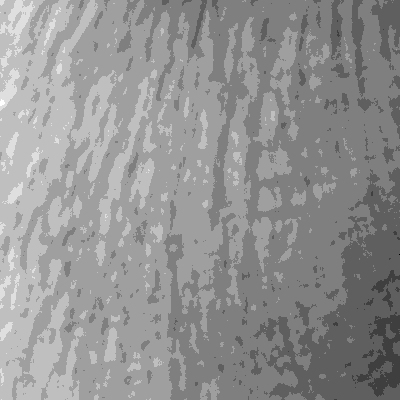
#> input picture Image_0_01.tif, 400 x 400 px
$ python main.py
#> lines starting #> are read from the running program, lines starting #| are printed output that depends on the picture
from datetime import time

import matplotlib.pyplot as plt
import numpy as np


def myimshow(I, **kwargs):
    plt.figure();
    plt.axis('off')
    plt.imshow(I, cmap=plt.gray(), **kwargs)


def genSinusoid(sz, A, omega, rho):

    radius = (int(sz[0]/2.0), int(sz[1]/2.0))
    [x, y] = np.meshgrid(range(-radius[0], radius[0]+1), range(-radius[1], radius[1]+1))

    stimuli = A * np.cos(omega[0] * x  + omega[1] * y + rho)
    return stimuli

theta = np.pi/4
omega = [np.cos(theta), np.sin(theta)]
sinusoidParam = {'A':1, 'omega':omega, 'rho':np.pi/2, 'sz':(32,32)}
myimshow(genSinusoid(**sinusoidParam))


def genGabor(sz, omega, theta, func=np.cos, K=np.pi):
    radius = (int(sz[0] / 2.0), int(sz[1] / 2.0))
    [x, y] = np.meshgrid(range(-radius[0], radius[0] + 1), range(-radius[1], radius[1] + 1))

    x1 = x * np.cos(theta) + y * np.sin(theta)
    y1 = -x * np.sin(theta) + y * np.cos(theta)

    gauss = omega ** 2 / (4 * np.pi * K ** 2) * np.exp(- omega ** 2 / (8 * K ** 2) * (4 * x1 ** 2 + y1 ** 2))
    sinusoid = func(omega * x1) * np.exp(K ** 2 / 2)
    gabor = gauss * sinusoid
    return gabor


g = genGabor((256, 256), 0.3, np.pi / 4, func=np.cos)
myimshow(g)
np.mean(g)


def genGabor(sz, omega, theta, func=np.cos, K=np.pi):
    radius = (int(sz[0] / 2.0), int(sz[1] / 2.0))
    [x, y] = np.meshgrid(range(-radius[0], radius[0] + 1), range(-radius[1], radius[1] + 1))

    x1 = x * np.cos(theta) + y * np.sin(theta)
    y1 = -x * np.sin(theta) + y * np.cos(theta)

    gauss = omega ** 2 / (4 * np.pi * K ** 2) * np.exp(- omega ** 2 / (8 * K ** 2) * (4 * x1 ** 2 + y1 ** 2))
    sinusoid = func(omega * x1) * np.exp(K ** 2 / 2)
    gabor = gauss * sinusoid
    return gabor


g = genGabor((256, 256), 0.3, np.pi / 4, func=np.cos)
myimshow(g)
np.mean(g)


from ipywidgets import interact, interactive, fixed
def demoGabor(theta, omega):
    myimshow(genGabor((128,128), omega, theta))
interact(demoGabor, theta=(0,np.pi,np.pi/8), omega=(0.1,1,0.1))
#> the sliders are set to theta = 1.5707963267948966, omega = 0.55


theta = np.arange(0, np.pi, np.pi/4)
omega = np.arange(0.2, 0.6, 0.1)
params = [(t,o) for o in omega for t in theta]
sinFilterBank = []
cosFilterBank = []
gaborParams = []
for (theta, omega) in params:
    gaborParam = {'omega':omega, 'theta':theta, 'sz':(128, 128)}
    sinGabor = genGabor(func=np.sin, **gaborParam)
    cosGabor = genGabor(func=np.cos, **gaborParam)
    sinFilterBank.append(sinGabor)
    cosFilterBank.append(cosGabor)
    gaborParams.append(gaborParam)

plt.figure()
n = len(sinFilterBank)
for i in range(n):
    plt.subplot(4,4,i+1)
    plt.axis('off'); plt.imshow(sinFilterBank[i])

plt.figure()
for i in range(n):
    plt.subplot(4,4,i+1)
    plt.axis('off'); plt.imshow(cosFilterBank[i])


from skimage.color import rgb2gray
from scipy.signal import convolve2d
zebra = rgb2gray(plt.imread('Image_0_01.tif'))
#> zebra is the input picture: shape (400, 400) uint16; min 1480, max 3419, mean 2586.2
plt.figure()
myimshow(zebra)
sinGabor = sinFilterBank[8]
plt.figure()
myimshow(sinGabor)
res = convolve2d(zebra, sinGabor, mode='valid')
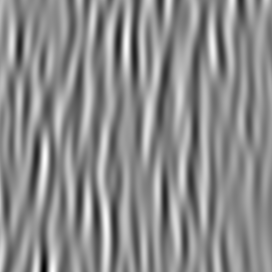
#> res: shape (272, 272) float64; min -7636.6, max 6364.7, mean 39.4; drawn with min black and max white
plt.figure()
myimshow(res)
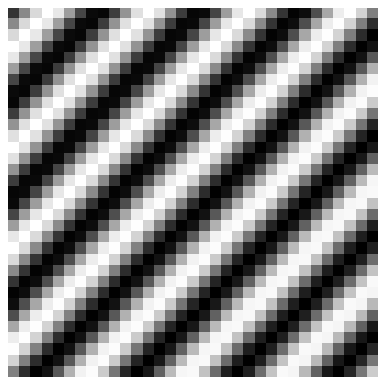
#> figure drawn by matplotlib, 1 panel
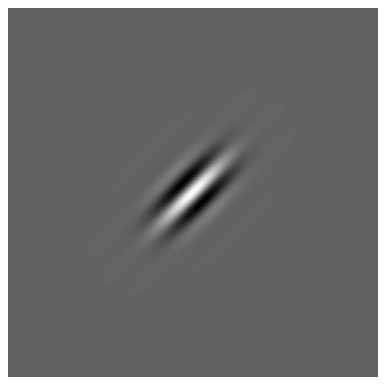
#> figure drawn by matplotlib, 1 panel
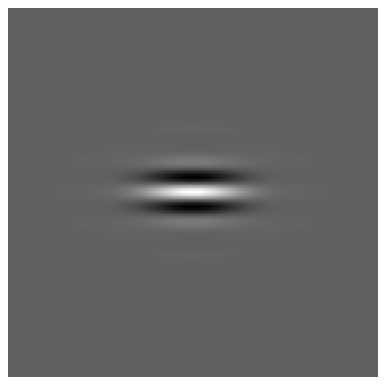
#> figure drawn by matplotlib, 1 panel
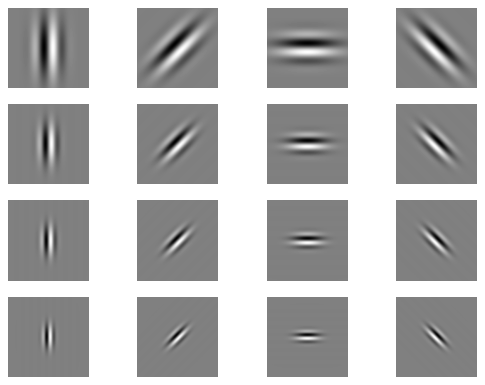
#> figure drawn by matplotlib, 16 panels
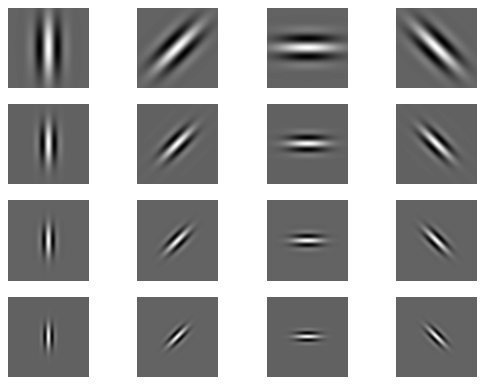
#> figure drawn by matplotlib, 16 panels
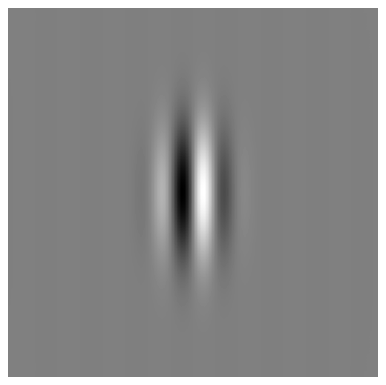
#> figure drawn by matplotlib, 1 panel
